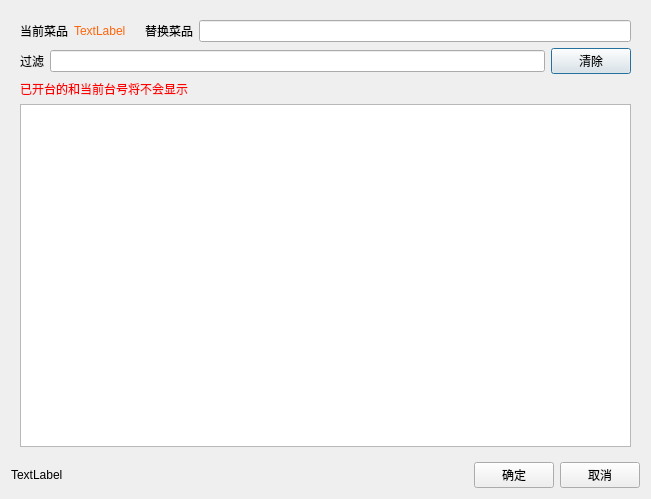
<?xml version="1.0" encoding="UTF-8"?>
<ui version="4.0">
 <class>w_scr_dish_dish_change</class>
 <widget class="QDialog" name="w_scr_dish_dish_change">
  <property name="geometry">
   <rect>
    <x>0</x>
    <y>0</y>
    <width>651</width>
    <height>499</height>
   </rect>
  </property>
  <property name="windowTitle">
   <string>Dialog</string>
  </property>
  <layout class="QVBoxLayout" name="verticalLayout_2">
   <item>
    <widget class="QFrame" name="frame">
     <property name="outer_stylesheet" stdset="0">
      <string>frame_detail_show</string>
     </property>
     <layout class="QVBoxLayout" name="verticalLayout">
      <item>
       <layout class="QHBoxLayout" name="horizontalLayout_2" stretch="0,0,0,0,0">
        <item>
         <widget class="QLabel" name="label_cur">
          <property name="text">
           <string>当前菜品</string>
          </property>
          <property name="alignment">
           <set>Qt::AlignLeading|Qt::AlignLeft|Qt::AlignVCenter</set>
          </property>
         </widget>
        </item>
        <item>
         <widget class="QLabel" name="lineEdit_cur">
          <property name="styleSheet">
           <string notr="true">color:#ff650b;</string>
          </property>
          <property name="text">
           <string>TextLabel</string>
          </property>
         </widget>
        </item>
        <item>
         <widget class="QLabel" name="label_4">
          <property name="styleSheet">
           <string notr="true"/>
          </property>
          <property name="text">
           <string/>
          </property>
          <property name="pixmap">
           <pixmap resource="../res.qrc">:/image/widgets_pic/arrowright.png</pixmap>
          </property>
         </widget>
        </item>
        <item>
         <widget class="QLabel" name="label_destination">
          <property name="text">
           <string>替换菜品</string>
          </property>
          <property name="alignment">
           <set>Qt::AlignLeading|Qt::AlignLeft|Qt::AlignVCenter</set>
          </property>
         </widget>
        </item>
        <item>
         <widget class="QLineEdit" name="lineEdit_destination"/>
        </item>
       </layout>
      </item>
      <item>
       <layout class="QHBoxLayout" name="horizontalLayout_3">
        <item>
         <widget class="QLabel" name="label_destination_2">
          <property name="text">
           <string>过滤</string>
          </property>
          <property name="alignment">
           <set>Qt::AlignLeading|Qt::AlignLeft|Qt::AlignVCenter</set>
          </property>
         </widget>
        </item>
        <item>
         <widget class="QLineEdit" name="lineEdit_filter"/>
        </item>
        <item>
         <widget class="QPushButton" name="pushButton_clearfilter">
          <property name="text">
           <string>清除</string>
          </property>
         </widget>
        </item>
       </layout>
      </item>
      <item>
       <widget class="QLabel" name="label_desc">
        <property name="styleSheet">
         <string notr="true">color:red;</string>
        </property>
        <property name="text">
         <string>已开台的和当前台号将不会显示</string>
        </property>
        <property name="wordWrap">
         <bool>true</bool>
        </property>
       </widget>
      </item>
      <item>
       <widget class="lds_tableView" name="tableView"/>
      </item>
     </layout>
    </widget>
   </item>
   <item>
    <layout class="QHBoxLayout" name="horizontalLayout">
     <item>
      <widget class="QLabel" name="label">
       <property name="text">
        <string>TextLabel</string>
       </property>
      </widget>
     </item>
     <item>
      <spacer name="horizontalSpacer">
       <property name="orientation">
        <enum>Qt::Horizontal</enum>
       </property>
       <property name="sizeHint" stdset="0">
        <size>
         <width>40</width>
         <height>20</height>
        </size>
       </property>
      </spacer>
     </item>
     <item>
      <widget class="lds_toolbar" name="frame_2">
       <property name="frameShape">
        <enum>QFrame::NoFrame</enum>
       </property>
       <property name="frameShadow">
        <enum>QFrame::Raised</enum>
       </property>
      </widget>
     </item>
     <item>
      <widget class="lds_toolbar_button" name="pushButton_ok">
       <property name="text">
        <string>确定</string>
       </property>
       <property name="outer_stylesheet" stdset="0">
        <string>pushbutton</string>
       </property>
      </widget>
     </item>
     <item>
      <widget class="lds_toolbar_button" name="pushButton_cancel">
       <property name="text">
        <string>取消</string>
       </property>
       <property name="outer_stylesheet" stdset="0">
        <string>pushbutton</string>
       </property>
      </widget>
     </item>
    </layout>
   </item>
  </layout>
 </widget>
 <customwidgets>
  <customwidget>
   <class>lds_toolbar</class>
   <extends>QFrame</extends>
   <header>lds_toolbar.h</header>
   <container>1</container>
  </customwidget>
  <customwidget>
   <class>lds_toolbar_button</class>
   <extends>QPushButton</extends>
   <header>lds_toolbar_button.h</header>
  </customwidget>
  <customwidget>
   <class>lds_tableView</class>
   <extends>QTableView</extends>
   <header>lds_tableview.h</header>
  </customwidget>
 </customwidgets>
 <tabstops>
  <tabstop>lineEdit_filter</tabstop>
  <tabstop>tableView</tabstop>
  <tabstop>pushButton_ok</tabstop>
  <tabstop>pushButton_cancel</tabstop>
  <tabstop>pushButton_clearfilter</tabstop>
  <tabstop>lineEdit_destination</tabstop>
 </tabstops>
 <resources>
  <include location="../res.qrc"/>
 </resources>
 <connections/>
</ui>
